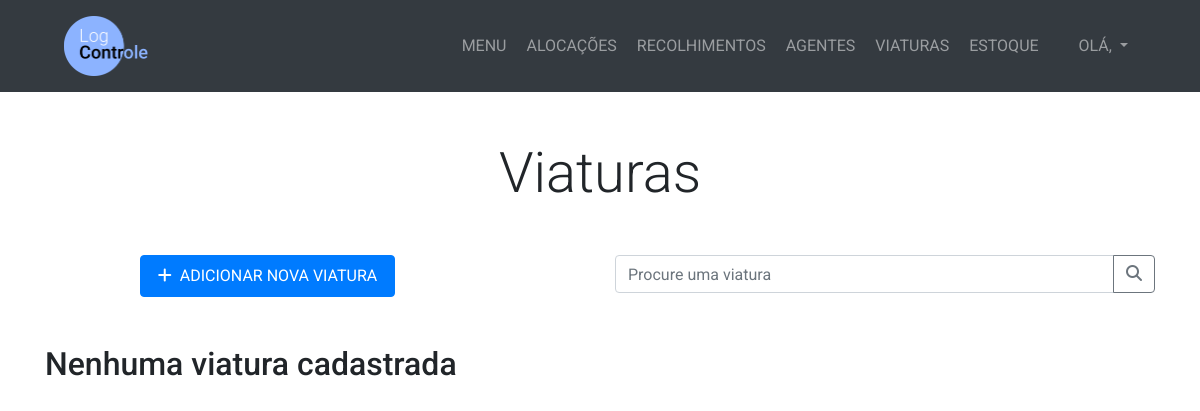
The page /viatura/ on the database as committed earlier.
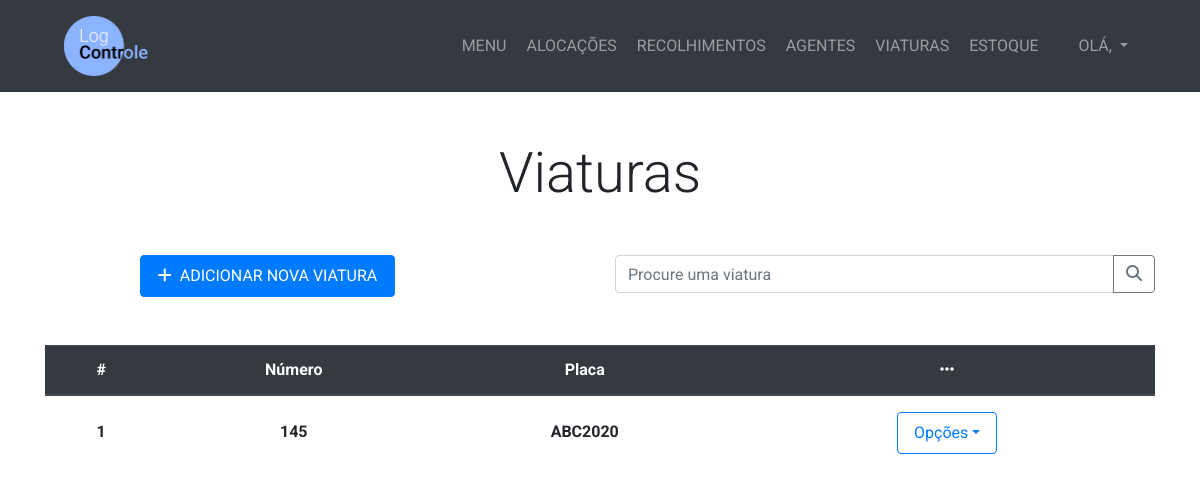
The same page on the database as committed later.
### management/models.py (models this page shows)
class Viatura(models.Model):
    numero = models.IntegerField()
    placa = models.CharField(max_length=7)

### management/views.py (the view)
# urls.py: path('viatura/', views.menuviatura, name="menuviatura"),
def menuviatura(request):
    viaturas = Viatura.objects.all()
    return render(request, 'management/menuviatura.html', {'viaturas':viaturas})

### management/templates/management/menuviatura.html (shortened to what this page needs)
{% extends 'management/base.html' %}
{% block content %}
  <section class="py-5">
    <div class="container">
      <h1 class="display-4 text-center mb-5">Viaturas</h1>
      <div class="row justify-content-center">
        <div class="col-lg-3 mx-auto">
          <a href="#" class="btn btn-primary btn-block py-2 mb-4"><i class="fas fa-plus mr-2"></i>ADICIONAR NOVA VIATURA</a>
        </div>
        <div class="col-lg-6 ml-auto">
          <form method="GET">
            <div class="form-group">
              <div class="input-group">
                <input type="text" name="viatura" class="form-control" placeholder="Procure uma viatura">
                <div class="input-group-append">
                  <button type="submit" class="btn btn-outline-secondary"><i class="fas fa-search"></i></button>
                </div>
              </div>
            </div>
          </form>
        </div>
      </div>
      <div class="row  mt-4">
        <div class="col-lg-12">
          {% if viaturas %}
            <div class="table-resposive">
              <table class="table table-hover">
                <thead class="thead-dark">
                  <tr>
                    <th scope="col" class="text-center">#</th>
                    <th scope="col" class="text-center">Número</th>
                    <th scope="col" class="text-center">Placa</th>
                    <th scope="col" class="text-center"><span class="fas fa-ellipsis-h"></span></th>
                  </tr>
                </thead>
                <tbody>
                  {% for viatura in viaturas %}
                    <tr>
                      <th scope="row" class="text-center py-4">{{ viatura.id }}</th>
                      <th class="text-center py-4">{{ viatura.numero }}</th>
                      <th class="text-center py-4">{{ viatura.placa }}</th>
                      <th class="text-center py-3">
                        <div class="dropdown">
                          <a href="#" class="nav-link dropdown-toggle btn btn-outline-primary mx-auto" style="max-width: 100px" data-toggle="dropdown" aria-expanded="false">Opções</a>
                        </div>
                      </th>
                    </tr>
                  {% endfor %}
                </tbody>
              </table>
            </div>
          {% else %}
            <h2>Nenhuma viatura cadastrada</h2>
          {% endif %}
        </div>
      </div>
    </div>
  </section>
{% endblock %}

### management/templates/management/base.html (shortened to what this page needs)
<!DOCTYPE html>
<html lang="pt-br" dir="ltr">
  <head>
    <link
      rel="stylesheet"
      href="https://stackpath.bootstrapcdn.com/bootstrap/4.5.0/css/bootstrap.min.css"
    />
    <link rel="stylesheet" href="../../static/management/css/style.css">
    <link rel="stylesheet" href="../../static/management/css/bootstrap-datepicker.css">
  </head>
  <body>
    <nav class="navbar navbar-expand-lg bg-dark navbar-dark py-3" id="main-nav">
      <a href="{% url 'home' %}" class="ml-5">
        <img src="../../static/management/Logo.png" alt="Logo LogControle" style="max-height: 60px;">
      </a>
      <div class="collapse navbar-collapse" id="navbarCollapse">
        <ul class="navbar-nav ml-auto">
          <li class="nav-item">
            <a href="{% url 'home' %}" class="nav-link ml-1">MENU</a>
          </li>
          <li class="nav-item">
            <a href="#" class="nav-link ml-1">ALOCAÇÕES</a>
          </li>
          <li class="nav-item">
            <a href="#" class="nav-link ml-1">RECOLHIMENTOS</a>
          </li>
          <li class="nav-item">
            <a href="{% url 'menuagente' %}" class="nav-link ml-1">AGENTES</a>
          </li>
          <li class="nav-item">
            <a href="{% url 'menuviatura' %}" class="nav-link ml-1">VIATURAS</a>
          </li>
          <li class="nav-item">
            <a href="{% url 'menuestoque' %}" class="nav-link ml-1">ESTOQUE</a>
          </li>
          <li class="nav-item dropdown ml-4 mr-5">
            <a href="#" class="nav-link dropdown-toggle" data-toggle="dropdown" aria-expanded="false">OLÁ, </a>
          </li>
        </ul>
      </div>
    </nav>
    {% block content %} {% endblock %}
  </body>
</html>

### management/static/management/css/style.css (style rules this page uses)
body { font-family: 'Roboto', Arial; }

Rows that differ between the two databases and show on the page:
added Viatura: id "1", numero "145", placa "ABC2020"
Other text that changed with them:
text no longer shown: "Nenhuma viatura cadastrada"
text now shown: "# Número Placa"
